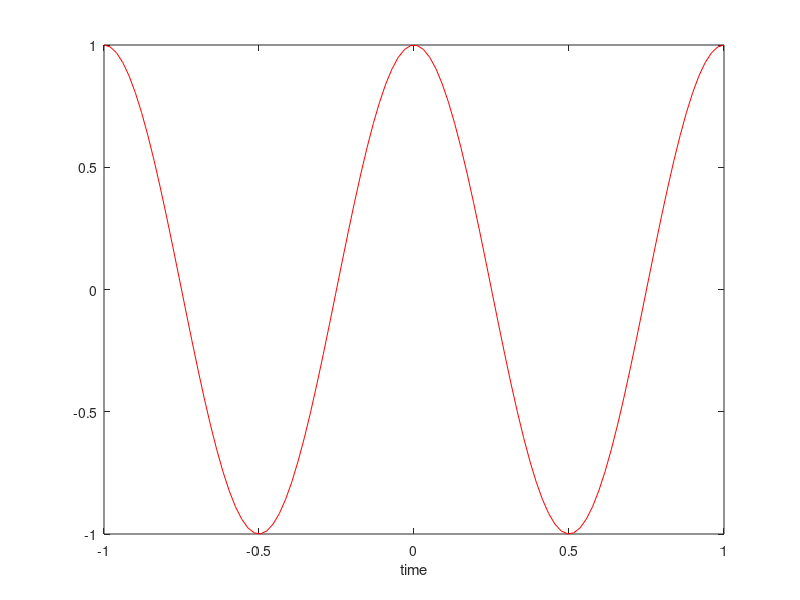

The MATLAB script that drew this image:
% Regression test function (black box) for xlabel
% This function is autogenerated by helpgen.py
function bbtest_success = bbtest_handle_xlabel
  bbtest_success = 1;
NumErrors = 0;
try
  x = linspace(-1,1);
catch
  NumErrors = NumErrors + 1;
end
try
  y = cos(2*pi*x);
catch
  NumErrors = NumErrors + 1;
end
try
  plot(x,y,'r-');
catch
  NumErrors = NumErrors + 1;
end
try
  xlabel('time');
catch
  NumErrors = NumErrors + 1;
end
try
  mprint xlabel1
catch
  NumErrors = NumErrors + 1;
end
if (NumErrors ~= 0) bbtest_success = 0; return; end
